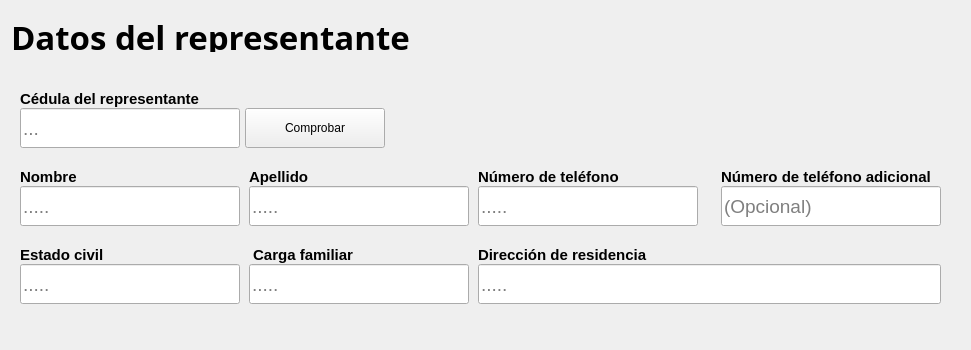
              <widget class="QFrame" name="datos_del_representante">
               <property name="sizePolicy">
                <sizepolicy hsizetype="Preferred" vsizetype="Preferred">
                 <horstretch>0</horstretch>
                 <verstretch>10</verstretch>
                </sizepolicy>
               </property>
               <property name="minimumSize">
                <size>
                 <width>971</width>
                 <height>350</height>
                </size>
               </property>
               <property name="maximumSize">
                <size>
                 <width>1001</width>
                 <height>350</height>
                </size>
               </property>
               <property name="styleSheet">
                <string notr="true"/>
               </property>
               <property name="frameShape">
                <enum>QFrame::NoFrame</enum>
               </property>
               <property name="frameShadow">
                <enum>QFrame::Raised</enum>
               </property>
               <property name="tipo" stdset="0">
                <string>espacio_form</string>
               </property>
               <layout class="QVBoxLayout" name="verticalLayout_7">
                <property name="topMargin">
                 <number>20</number>
                </property>
                <item>
                 <widget class="QLabel" name="label_segmento_datos_del_representante">
                  <property name="minimumSize">
                   <size>
                    <width>0</width>
                    <height>30</height>
                   </size>
                  </property>
                  <property name="maximumSize">
                   <size>
                    <width>16777215</width>
                    <height>25</height>
                   </size>
                  </property>
                  <property name="font">
                   <font>
                    <family>Segoe UI 13</family>
                    <pointsize>25</pointsize>
                    <weight>75</weight>
                    <italic>false</italic>
                    <bold>true</bold>
                   </font>
                  </property>
                  <property name="styleSheet">
                   <string notr="true"/>
                  </property>
                  <property name="text">
                   <string>Datos del representante</string>
                  </property>
                  <property name="scaledContents">
                   <bool>false</bool>
                  </property>
                  <property name="tipo" stdset="0">
                   <string>titulo_segmento</string>
                  </property>
                 </widget>
                </item>
                <item alignment="Qt::AlignVCenter">
                 <widget class="QFrame" name="preguntas_info_medidas">
                  <property name="minimumSize">
                   <size>
                    <width>460</width>
                    <height>200</height>
                   </size>
                  </property>
                  <property name="styleSheet">
                   <string/>
                  </property>
                  <property name="frameShape">
                   <enum>QFrame::NoFrame</enum>
                  </property>
                  <property name="frameShadow">
                   <enum>QFrame::Raised</enum>
                  </property>
                  <layout class="QGridLayout" name="gridLayout_11">
                   <property name="leftMargin">
                    <number>0</number>
                   </property>
                   <property name="topMargin">
                    <number>0</number>
                   </property>
                   <property name="rightMargin">
                    <number>0</number>
                   </property>
                   <property name="bottomMargin">
                    <number>0</number>
                   </property>
                   <property name="horizontalSpacing">
                    <number>0</number>
                   </property>
                   <property name="verticalSpacing">
                    <number>20</number>
                   </property>
                   <item row="0" column="0" colspan="2">
                    <layout class="QGridLayout" name="gridLayout_3">
                     <item row="0" column="0">
                      <widget class="QLabel" name="label_primer_nombre_2">
                       <property name="font">
                        <font>
                         <family>Segoe UI</family>
                         <pointsize>11</pointsize>
                         <weight>75</weight>
                         <italic>false</italic>
                         <bold>true</bold>
                        </font>
                       </property>
                       <property name="styleSheet">
                        <string notr="true"/>
                       </property>
                       <property name="text">
                        <string>Cédula del representante</string>
                       </property>
                       <property name="scaledContents">
                        <bool>true</bool>
                       </property>
                       <property name="tipo" stdset="0">
                        <string>titulo_qlineedit</string>
                       </property>
                      </widget>
                     </item>
                     <item row="1" column="0" alignment="Qt::AlignLeft">
                      <widget class="QLineEdit" name="input_buscar_por_cedula">
                       <property name="sizePolicy">
                        <sizepolicy hsizetype="Fixed" vsizetype="Fixed">
                         <horstretch>0</horstretch>
                         <verstretch>0</verstretch>
                        </sizepolicy>
                       </property>
                       <property name="minimumSize">
                        <size>
                         <width>220</width>
                         <height>40</height>
                        </size>
                       </property>
                       <property name="font">
                        <font>
                         <family>Segoe UI</family>
                         <pointsize>14</pointsize>
                         <weight>50</weight>
                         <italic>false</italic>
                         <bold>false</bold>
                        </font>
                       </property>
                       <property name="styleSheet">
                        <string notr="true"/>
                       </property>
                       <property name="alignment">
                        <set>Qt::AlignLeading|Qt::AlignLeft|Qt::AlignVCenter</set>
                       </property>
                       <property name="placeholderText">
                        <string>...</string>
                       </property>
                      </widget>
                     </item>
                     <item row="1" column="1" alignment="Qt::AlignLeft">
                      <widget class="QPushButton" name="boton_buscar_cedula_representante">
                       <property name="sizePolicy">
                        <sizepolicy hsizetype="Minimum" vsizetype="Fixed">
                         <horstretch>0</horstretch>
                         <verstretch>0</verstretch>
                        </sizepolicy>
                       </property>
                       <property name="minimumSize">
                        <size>
                         <width>140</width>
                         <height>0</height>
                        </size>
                       </property>
                       <property name="maximumSize">
                        <size>
                         <width>130</width>
                         <height>200</height>
                        </size>
                       </property>
                       <property name="cursor">
                        <cursorShape>PointingHandCursor</cursorShape>
                       </property>
                       <property name="styleSheet">
                        <string notr="true"/>
                       </property>
                       <property name="text">
                        <string>Comprobar</string>
                       </property>
                       <property name="icon">
                        <iconset>
                         <normaloff>../recursos_de_imagenes/iconos_de_interfaz/lupa_de_busqueda.png</normaloff>../recursos_de_imagenes/iconos_de_interfaz/lupa_de_busqueda.png</iconset>
                       </property>
                       <property name="iconSize">
                        <size>
                         <width>28</width>
                         <height>28</height>
                        </size>
                       </property>
                       <property name="tipo" stdset="0">
                        <string>boton_buscar</string>
                       </property>
                      </widget>
                     </item>
                    </layout>
                   </item>
                   <item row="1" column="0">
                    <layout class="QVBoxLayout" name="verticalLayout_20">
                     <item>
                      <widget class="QLabel" name="label_nombre_del_representante">
                       <property name="font">
                        <font>
                         <family>Segoe UI</family>
                         <pointsize>11</pointsize>
                         <weight>75</weight>
                         <italic>false</italic>
                         <bold>true</bold>
                        </font>
                       </property>
                       <property name="styleSheet">
                        <string notr="true"/>
                       </property>
                       <property name="text">
                        <string>Nombre</string>
                       </property>
                       <property name="scaledContents">
                        <bool>true</bool>
                       </property>
                       <property name="tipo" stdset="0">
                        <string>titulo_qlineedit</string>
                       </property>
                      </widget>
                     </item>
                     <item>
                      <widget class="QLineEdit" name="input_nombre_del_representante">
                       <property name="enabled">
                        <bool>true</bool>
                       </property>
                       <property name="sizePolicy">
                        <sizepolicy hsizetype="Fixed" vsizetype="Fixed">
                         <horstretch>0</horstretch>
                         <verstretch>0</verstretch>
                        </sizepolicy>
                       </property>
                       <property name="minimumSize">
                        <size>
                         <width>220</width>
                         <height>40</height>
                        </size>
                       </property>
                       <property name="font">
                        <font>
                         <family>Segoe UI</family>
                         <pointsize>14</pointsize>
                         <weight>50</weight>
                         <italic>false</italic>
                         <bold>false</bold>
                        </font>
                       </property>
                       <property name="styleSheet">
                        <string notr="true"/>
                       </property>
                       <property name="alignment">
                        <set>Qt::AlignLeading|Qt::AlignLeft|Qt::AlignVCenter</set>
                       </property>
                       <property name="placeholderText">
                        <string>.....</string>
                       </property>
                       <property name="cursorMoveStyle">
                        <enum>Qt::LogicalMoveStyle</enum>
                       </property>
                      </widget>
                     </item>
                    </layout>
                   </item>
                   <item row="1" column="1">
                    <layout class="QVBoxLayout" name="verticalLayout_23">
                     <item>
                      <widget class="QLabel" name="label_apellido_del_representante">
                       <property name="font">
                        <font>
                         <family>Segoe UI</family>
                         <pointsize>11</pointsize>
                         <weight>75</weight>
                         <italic>false</italic>
                         <bold>true</bold>
                        </font>
                       </property>
                       <property name="styleSheet">
                        <string notr="true"/>
                       </property>
                       <property name="text">
                        <string>Apellido</string>
                       </property>
                       <property name="textFormat">
                        <enum>Qt::PlainText</enum>
                       </property>
                       <property name="scaledContents">
                        <bool>true</bool>
                       </property>
                       <property name="tipo" stdset="0">
                        <string>titulo_qlineedit</string>
                       </property>
                      </widget>
                     </item>
                     <item>
                      <widget class="QLineEdit" name="input_apellido_del_representante">
                       <property name="sizePolicy">
                        <sizepolicy hsizetype="Fixed" vsizetype="Fixed">
                         <horstretch>0</horstretch>
                         <verstretch>0</verstretch>
                        </sizepolicy>
                       </property>
                       <property name="minimumSize">
                        <size>
                         <width>220</width>
                         <height>40</height>
                        </size>
                       </property>
                       <property name="font">
                        <font>
                         <family>Segoe UI</family>
                         <pointsize>14</pointsize>
                         <weight>50</weight>
                         <italic>false</italic>
                         <bold>false</bold>
                        </font>
                       </property>
                       <property name="styleSheet">
                        <string notr="true"/>
                       </property>
                       <property name="placeholderText">
                        <string>.....</string>
                       </property>
                      </widget>
                     </item>
                    </layout>
                   </item>
                   <item row="1" column="2">
                    <layout class="QVBoxLayout" name="verticalLayout_24">
                     <item alignment="Qt::AlignLeft">
                      <widget class="QLabel" name="label_numero_de_telefono">
                       <property name="font">
                        <font>
                         <family>Segoe UI</family>
                         <pointsize>11</pointsize>
                         <weight>75</weight>
                         <italic>false</italic>
                         <bold>true</bold>
                        </font>
                       </property>
                       <property name="styleSheet">
                        <string notr="true"/>
                       </property>
                       <property name="text">
                        <string>Número de teléfono</string>
                       </property>
                       <property name="textFormat">
                        <enum>Qt::PlainText</enum>
                       </property>
                       <property name="scaledContents">
                        <bool>true</bool>
                       </property>
                       <property name="tipo" stdset="0">
                        <string>titulo_qlineedit</string>
                       </property>
                      </widget>
                     </item>
                     <item>
                      <widget class="QLineEdit" name="input_numero_de_telefono">
                       <property name="sizePolicy">
                        <sizepolicy hsizetype="Fixed" vsizetype="Fixed">
                         <horstretch>0</horstretch>
                         <verstretch>0</verstretch>
                        </sizepolicy>
                       </property>
                       <property name="minimumSize">
                        <size>
                         <width>220</width>
                         <height>40</height>
                        </size>
                       </property>
                       <property name="font">
                        <font>
                         <family>Segoe UI</family>
                         <pointsize>14</pointsize>
                         <weight>50</weight>
                         <italic>false</italic>
                         <bold>false</bold>
                        </font>
                       </property>
                       <property name="styleSheet">
                        <string notr="true"/>
                       </property>
                       <property name="placeholderText">
                        <string>.....</string>
                       </property>
                      </widget>
                     </item>
                    </layout>
                   </item>
                   <item row="1" column="3">
                    <layout class="QVBoxLayout" name="verticalLayout_46">
                     <item alignment="Qt::AlignLeft">
                      <widget class="QLabel" name="label_numero_de_telefono_adicional">
                       <property name="font">
                        <font>
                         <family>Segoe UI</family>
                         <pointsize>11</pointsize>
                         <weight>75</weight>
                         <italic>false</italic>
                         <bold>true</bold>
                        </font>
                       </property>
                       <property name="styleSheet">
                        <string notr="true"/>
                       </property>
                       <property name="text">
                        <string>Número de teléfono adicional</string>
                       </property>
                       <property name="textFormat">
                        <enum>Qt::PlainText</enum>
                       </property>
                       <property name="scaledContents">
                        <bool>true</bool>
                       </property>
                       <property name="tipo" stdset="0">
                        <string>titulo_qlineedit</string>
                       </property>
                      </widget>
                     </item>
                     <item>
                      <widget class="QLineEdit" name="input_numero_de_telefono_adicional">
                       <property name="sizePolicy">
                        <sizepolicy hsizetype="Fixed" vsizetype="Fixed">
                         <horstretch>0</horstretch>
                         <verstretch>0</verstretch>
                        </sizepolicy>
                       </property>
                       <property name="minimumSize">
                        <size>
                         <width>220</width>
                         <height>40</height>
                        </size>
                       </property>
                       <property name="font">
                        <font>
                         <family>Segoe UI</family>
                         <pointsize>14</pointsize>
                         <weight>50</weight>
                         <italic>false</italic>
                         <bold>false</bold>
                        </font>
                       </property>
                       <property name="styleSheet">
                        <string notr="true"/>
                       </property>
                       <property name="placeholderText">
                        <string>(Opcional)</string>
                       </property>
                      </widget>
                     </item>
                    </layout>
                   </item>
                   <item row="2" column="0">
                    <layout class="QVBoxLayout" name="verticalLayout_25">
                     <item alignment="Qt::AlignLeft">
                      <widget class="QLabel" name="label_estado_civil">
                       <property name="font">
                        <font>
                         <family>Segoe UI</family>
                         <pointsize>11</pointsize>
                         <weight>75</weight>
                         <italic>false</italic>
                         <bold>true</bold>
                        </font>
                       </property>
                       <property name="styleSheet">
                        <string notr="true"/>
                       </property>
                       <property name="text">
                        <string>Estado civil </string>
                       </property>
                       <property name="textFormat">
                        <enum>Qt::PlainText</enum>
                       </property>
                       <property name="scaledContents">
                        <bool>true</bool>
                       </property>
                       <property name="tipo" stdset="0">
                        <string>titulo_qlineedit</string>
                       </property>
                      </widget>
                     </item>
                     <item>
                      <widget class="QLineEdit" name="input_estado_civil">
                       <property name="sizePolicy">
                        <sizepolicy hsizetype="Fixed" vsizetype="Fixed">
                         <horstretch>0</horstretch>
                         <verstretch>0</verstretch>
                        </sizepolicy>
                       </property>
                       <property name="minimumSize">
                        <size>
                         <width>220</width>
                         <height>40</height>
                        </size>
                       </property>
                       <property name="font">
                        <font>
                         <family>Segoe UI</family>
                         <pointsize>14</pointsize>
                         <weight>50</weight>
                         <italic>false</italic>
                         <bold>false</bold>
                        </font>
                       </property>
                       <property name="styleSheet">
                        <string notr="true"/>
                       </property>
                       <property name="placeholderText">
                        <string>.....</string>
                       </property>
                      </widget>
                     </item>
                    </layout>
                   </item>
                   <item row="2" column="1">
                    <layout class="QVBoxLayout" name="verticalLayout_21">
                     <item alignment="Qt::AlignLeft">
                      <widget class="QLabel" name="label_carga_familiar">
                       <property name="font">
                        <font>
                         <family>Segoe UI</family>
                         <pointsize>11</pointsize>
                         <weight>75</weight>
                         <italic>false</italic>
                         <bold>true</bold>
                        </font>
                       </property>
                       <property name="styleSheet">
                        <string notr="true"/>
                       </property>
                       <property name="text">
                        <string> Carga familiar </string>
                       </property>
                       <property name="textFormat">
                        <enum>Qt::PlainText</enum>
                       </property>
                       <property name="scaledContents">
                        <bool>true</bool>
                       </property>
                       <property name="tipo" stdset="0">
                        <string>titulo_qlineedit</string>
                       </property>
                      </widget>
                     </item>
                     <item>
                      <widget class="QLineEdit" name="input_carga_familiar">
                       <property name="sizePolicy">
                        <sizepolicy hsizetype="Fixed" vsizetype="Fixed">
                         <horstretch>0</horstretch>
                         <verstretch>0</verstretch>
                        </sizepolicy>
                       </property>
                       <property name="minimumSize">
                        <size>
                         <width>220</width>
                         <height>40</height>
                        </size>
                       </property>
                       <property name="font">
                        <font>
                         <family>Segoe UI</family>
                         <pointsize>14</pointsize>
                         <weight>50</weight>
                         <italic>false</italic>
                         <bold>false</bold>
                        </font>
                       </property>
                       <property name="styleSheet">
                        <string notr="true"/>
                       </property>
                       <property name="placeholderText">
                        <string>.....</string>
                       </property>
                      </widget>
                     </item>
                    </layout>
                   </item>
                   <item row="2" column="2" colspan="2">
                    <layout class="QVBoxLayout" name="verticalLayout_22">
                     <item alignment="Qt::AlignLeft">
                      <widget class="QLabel" name="label_direccion_residencia">
                       <property name="font">
                        <font>
                         <family>Segoe UI</family>
                         <pointsize>11</pointsize>
                         <weight>75</weight>
                         <italic>false</italic>
                         <bold>true</bold>
                        </font>
                       </property>
                       <property name="styleSheet">
                        <string notr="true"/>
                       </property>
                       <property name="text">
                        <string>Dirección de residencia</string>
                       </property>
                       <property name="textFormat">
                        <enum>Qt::PlainText</enum>
                       </property>
                       <property name="scaledContents">
                        <bool>true</bool>
                       </property>
                       <property name="tipo" stdset="0">
                        <string>titulo_qlineedit</string>
                       </property>
                      </widget>
                     </item>
                     <item>
                      <widget class="QLineEdit" name="input_direccion_residencia">
                       <property name="sizePolicy">
                        <sizepolicy hsizetype="Fixed" vsizetype="Fixed">
                         <horstretch>0</horstretch>
                         <verstretch>0</verstretch>
                        </sizepolicy>
                       </property>
                       <property name="minimumSize">
                        <size>
                         <width>463</width>
                         <height>40</height>
                        </size>
                       </property>
                       <property name="font">
                        <font>
                         <family>Segoe UI</family>
                         <pointsize>14</pointsize>
                         <weight>50</weight>
                         <italic>false</italic>
                         <bold>false</bold>
                        </font>
                       </property>
                       <property name="styleSheet">
                        <string notr="true"/>
                       </property>
                       <property name="placeholderText">
                        <string>.....</string>
                       </property>
                      </widget>
                     </item>
                    </layout>
                   </item>
                  </layout>
                 </widget>
                </item>
               </layout>
              </widget>
